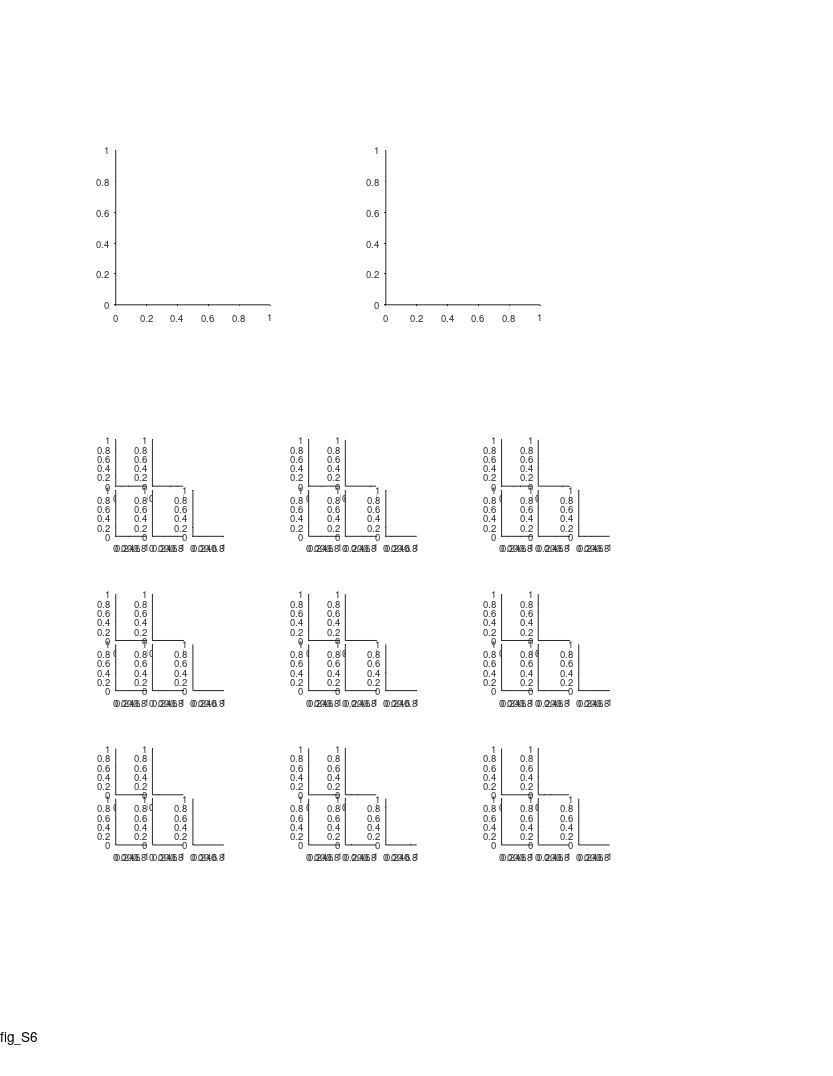

MATLAB code for this plot: (Note: this script raises an error after producing the figure.)
%% Large Scale - fig. supp - spike sorting control

%%
clear 
clc

%% define output files
res_dir = 'L:\paper_figures';
mkdir(res_dir)
fig_name_str = 'fig_S6';
fig_caption_str = 'Spike sorting control';
log_name_str = [fig_name_str '_log_file' '.txt'];
log_name_str = strrep(log_name_str , ':', '-');
log_name_str = strrep(log_name_str , ' ', '_');
log_name_out = fullfile(res_dir, log_name_str);

%% open log file
diary off
diary(log_name_out)
diary on
disp('Log file');
disp(['created: ', datestr(clock)]);
disp('======================================================');
disp([fig_name_str ':' fig_caption_str]);
disp('======================================================');
disp('');

%% create figure
% =========================================================================
% figure_size_cm = [21.0 29.7]; % ~A4
figure_size_cm = [21.6 27.9]; % ~US letter
figure ;
% Some WYSIWYG options:
set(gcf,'DefaultAxesFontSize',7);
set(gcf,'DefaultAxesFontName','helvetica');
set(gcf,'DefaultAxesUnits','centimeters');
set(gcf,'PaperType','usletter')
% set(gcf,'PaperType','<custom>');
set(gcf,'PaperUnits','centimeters','PaperPosition',[0 0 figure_size_cm]);
set(gcf,'PaperOrientation','portrait');
set(gcf,'Units','centimeters','Position',get(gcf,'paperPosition')+[0 0 0 0]); % position on screen...
set(gcf, 'Renderer', 'painters');
set(groot, 'defaultAxesTickDir', 'out');
set(groot,  'defaultAxesTickDirMode', 'manual');
annotation('textbox', [0.5 1 0 0], 'String',fig_name_str, 'HorizontalAlignment','center','Interpreter','none', 'FitBoxToText','on');
pause(0.2); % workaround to solve matlab automatically changing the axes positions...

% create panels
panel_A = axes('position', [3  20 4 4]);
panel_B = axes('position', [10 20 4 4]);
panel_C = [];
panle_C_size = [0.8 1.2];
% ch_offsets_x = [0:4].*0.95;
% ch_offsets_x(end) = ch_offsets_x(end-1);
ch_offsets_x = [0 0.95 0 0.95 2];
ch_offsets_y = [1.3 1.3 0 0 0];
for ii=1:3
    for jj=1:3
        for ch=1:4+1
            pos_x = 3 + (ii-1)*5 + ch_offsets_x(ch);
            pos_y = 6 + (jj-1)*4 + ch_offsets_y(ch);
            panel_C(ii,jj,ch) = axes('position', [pos_x pos_y panle_C_size]);
%             text(0.5,0.5,"ch"+ch)
%             plot( squeeze(wvfs(:,1,:)) )
%             set(gca,'Visible','off');
        end
    end
end
panel_C = flipdim(panel_C,2);
panel_C = reshape(panel_C,[9 5]);


%% load population data
% get list of significant cells (at least in one direction)
% ---------------------------------------------------------
prm = PARAMS_GetAll();
cells_t = DS_get_cells_summary();
% choose bats
bats = [79,148,34,9861,2289];
cells_t(~ismember(cells_t.bat, bats ),:) = [];
% choose good clusters from CA1
cells = cellfun(@(c)(cell_load_data(c,'details')), cells_t.cell_ID, 'UniformOutput',0);
cells = [cells{:}];
cells = [cells.details];
cells(~contains({cells.brain_area}, 'CA1')) = [];
cells(~ismember([cells.ClusterQuality], [2])) = [];
% choose pyramidal cells only
cells = cellfun(@(c)(cell_load_data(c,'details','stats')), {cells.cell_ID}, 'UniformOutput',0);
cells = [cells{:}];
stats = [cells.stats];
stats = [stats.all];
cells([stats.meanFR_all]>prm.inclusion.interneuron_FR_thr)=[];
% choose only signif cells (in any direction)
cells_details = [cells.details];
cells = cellfun(@(c)(cell_load_data(c,'details','signif')), {cells_details.cell_ID}, 'UniformOutput',0);
cells = [cells{:}];
signif = cat(1,cells.signif);
signif = arrayfun(@(x)(x.TF), signif);
signif = any(signif,2);
cells(~signif)=[];
cells_details = [cells.details];

% load chosen cells data
cells = cellfun(@(c)(cell_load_data(c,'details','stats','cluster_quality','signif')), {cells_details.cell_ID}, 'UniformOutput',0);
cells = [cells{:}];
CQ = [cells.cluster_quality];
stats = [cells.stats];
stats_all = [stats.all];
stats_dir = cat(1,stats.dir);

%% panel A - field size ratio vs. Isolation index
axes(panel_A);
cla
hold on
text(-0.27,1.1, 'A', 'Units','normalized','FontWeight','bold');

x = [CQ.Isolation_dis_mean];
y = [stats_all.field_ratio_LS];
plot(x, y, '.k');
xlim([0 100])
[r,pval_r]     = corr(x',y','rows','pairwise','type','Pearson');
[rho,pval_rho] = corr(x',y','rows','pairwise','type','Spearman');
text(1,1,   {sprintf('r = %.2f',r);sprintf('P = %.2f',pval_r)}, ...
        'Units','normalized','HorizontalAlignment','right','VerticalAlignment','top','FontSize',7);
% text(1,0.8, {sprintf('rho=%.2f',rho);sprintf('P=%.2f',pval_rho)}, ...
%         'Units','normalized','HorizontalAlignment','right','VerticalAlignment','top','FontSize',7);
    
xlabel('Isolation distance','Units','normalized','Position',[0.5 -0.13]);
ylabel({'Field size ratio';'largest/smallest'},'Units','normalized','Position',[-0.15 0.5]);

%% panel B - No. of fields vs. Isolation index
axes(panel_B);
cla
hold on
text(-0.27,1.1, 'B', 'Units','normalized','FontWeight','bold');

x = [CQ.Isolation_dis_mean];
x = [x;x]';
% y = [stats_all.field_num];
signif_per_dir = arrayfun(@(x)(x.TF), cat(1,cells.signif));
y = arrayfun(@(x)(x.field_num), stats_dir);
y(~signif_per_dir) = nan;

x = x(:)';
y = y(:)';

plot(x, y, '.k');
xlim([0 100])
[r,pval_r]     = corr(x',y','rows','pairwise','type','Pearson');
[rho,pval_rho] = corr(x',y','rows','pairwise','type','Spearman');
text(1,1,   {sprintf('r = %.2f',r);sprintf('P = %.2f',pval_r)}, ...
        'Units','normalized','HorizontalAlignment','right','VerticalAlignment','top','FontSize',7);
% text(1,0.8, {sprintf('rho=%.2f',rho);sprintf('P=%.2f',pval_rho)}, ...
%         'Units','normalized','HorizontalAlignment','right','VerticalAlignment','top','FontSize',7);
    
xlabel('Isolation distance','Units','normalized','Position',[0.5 -0.13]);
ylabel({'No. of fields per direction'},'Units','normalized','Position',[-0.15 0.5]);


%% panel C - examples: waveforms of spikes from different fields
cell_examples = {
433;  56;  51;
609; 419; 477;
 57; 628; 337;
};

loggerType_2_fs = containers.Map(...
    {'SpikeLog-16';'MiniBatLog-16'},...
    [29296.875      31250]            );

for ii_cell = 1:length(cell_examples)
    %% load cell data
    cell_ID = cell_examples{ii_cell};
    cell = cell_load_data(cell_ID,'details','fields','stats','spikes','cluster_quality');
    exp = exp_load_data(cell.details.exp_ID,'details');
    c = prm.graphics.colors.flight_directions;
    
    %% arrange spikes data by fields
    fields = cell.fields;
    fields_all = [];
    for ii_dir = 1:2
        if isempty(fields{ii_dir})
            continue
        end
        fields_to_add = fields{ii_dir};
        fields_all = [fields_all fields_to_add];
    end
    fields_all([fields_all.in_low_speed_area]) = [];
    fields = fields_all;
    
    [~,maxch] = max(max(mean(cell.spikes.waveforms,3),[],1));
    % add spikes waveforms for field struct
    for ii_field = 1:length(fields)
        field = fields(ii_field);
        IX = ismember(cell.spikes.ts,field.spikes_ts);
        fields(ii_field).spikes_wvfs = cell.spikes.waveforms(:,:,IX);
        fields(ii_field).spikes_wvfs_avg = mean(cell.spikes.waveforms(:,:,IX),3);
        fields(ii_field).spikes_wvfs_avg_max = mean(cell.spikes.waveforms(:,maxch,IX),3);
    end

    %% plot waveforms per field (4 channles)
    wvfs = cat(3,fields.spikes_wvfs_avg);
    fs = loggerType_2_fs(exp.details.NeuralLoggerType);
    dt = 1/fs;
    t = (0:31).*dt;
    t = t*1e3; % convert to ms
    xlimits = [0 1];
    m1 = min(wvfs,[],'all');
    m2 = max(wvfs,[],'all');
    ylimits = [m1 m2];
    for ch=1:4
        axes(panel_C(ii_cell,ch));
        cla
        plot(t, squeeze(wvfs(:,ch,:)) )
        set(gca,'Visible','off');
        xlim(xlimits)
        ylim(ylimits)
    end
    
    % scale bars
    axes(panel_C(ii_cell,5));
    cla
    hold on
    
    scale_ms = 1;
    scale_uV = 100;
    if scale_uV > ylimits(2)
        error('largest channel amplitude is smaller than the chosen scale bar!')
    end
    plot([0 1]*scale_ms,[0 0], 'k-', 'LineWidth', 1.5);
    plot([1 1]*scale_ms,[0 scale_uV], 'k-', 'LineWidth', 1.5);
    text(0.5*scale_ms,  -0.18*range(ylimits),  sprintf('%dms',scale_ms),      'HorizontalAlignment','center', 'VerticalAlignment','middle', 'FontSize', 8);
    text(1.1*scale_ms,  0.5*scale_uV,         sprintf('%d  {\\mu}V',scale_uV), 'HorizontalAlignment','left', 'VerticalAlignment','middle', 'FontSize', 8);
    set(gca,'Visible','off');
    xlim(xlimits)
    ylim(ylimits)
    
    axes(panel_C(ii_cell,1));
    text(0.1,1.8, sprintf('Cell %d',ii_cell),...
            'Units','normalized','HorizontalAlignment','left','FontSize',8);
    text(0.1,1.5, sprintf('Isolation distance = %.3g', cell.cluster_quality.Isolation_dis_mean),...
        'Units','normalized','HorizontalAlignment','left','FontSize',8);
	text(0.1,1.2, sprintf('N fields = %d', size(wvfs,3) ),...
            'Units','normalized','HorizontalAlignment','left','FontSize',8);
end
axes(panel_C(1,2));
text(-2.5,1.5, 'C', 'Units','normalized','FontWeight','bold');


%% print/save the figure
fig_name_out = fullfile(res_dir, fig_name_str);
print(gcf, fig_name_out, '-dpdf', '-cmyk', '-painters');
% print(gcf, fig_name_out, '-dtiff', '-cmyk', '-painters');
% saveas(gcf , fig_name_out, 'fig');
disp('figure was successfully saved to pdf/tiff/fig formats');


